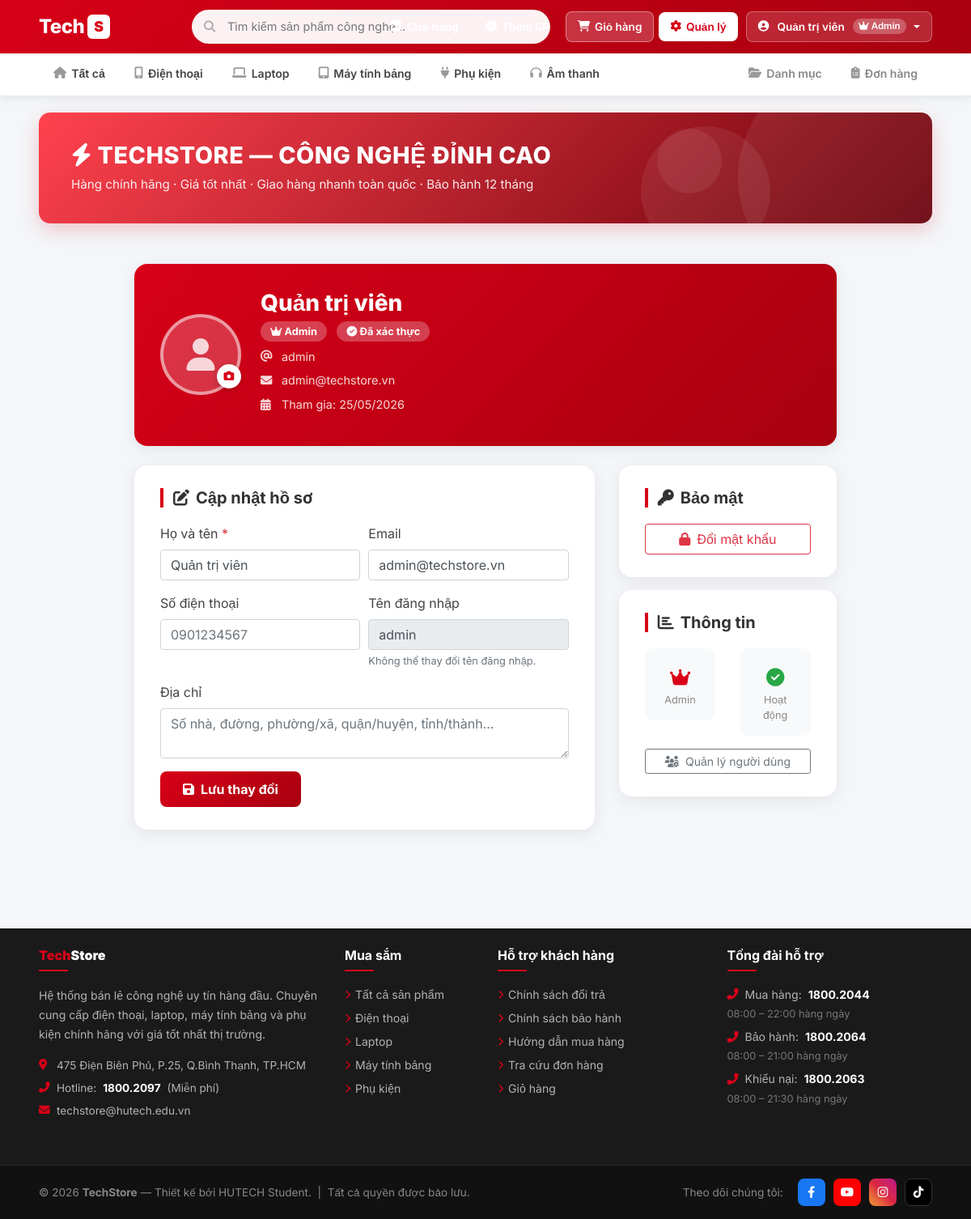
Screenshot of /account/profile (signed in) with the database file from the repository.
### tables this page shows
CREATE TABLE account (
    id               INT            AUTO_INCREMENT PRIMARY KEY,
    username         VARCHAR(100)   NOT NULL UNIQUE,
    fullname         VARCHAR(150)   NOT NULL,
    email            VARCHAR(150)   DEFAULT NULL UNIQUE,
    password         VARCHAR(255)   NOT NULL,
    role             ENUM('admin','user') NOT NULL DEFAULT 'user',
    avatar           VARCHAR(255)   DEFAULT NULL,
    phone            VARCHAR(20)    DEFAULT NULL,
    address          TEXT           DEFAULT NULL,
    is_active        TINYINT(1)     NOT NULL DEFAULT 1,
    is_verified      TINYINT(1)     NOT NULL DEFAULT 0,
    verify_token     VARCHAR(100)   DEFAULT NULL,
    remember_token   VARCHAR(100)   DEFAULT NULL,
    created_at       DATETIME       NOT NULL DEFAULT CURRENT_TIMESTAMP
);

### app/controllers/AccountController.php (called while the page is built, shortened)
<?php
require_once 'app/config/database.php';
require_once 'app/models/AccountModel.php';
class AccountController
{
    private $accountModel;
    public function __construct()
    {
        $this->db           = (new Database())->getConnection();
        $this->accountModel = new AccountModel($this->db);
    }
    public function profile()
    {
        $account = $this->accountModel->getAccountById($_SESSION['user_id']);
        include 'app/views/account/profile.php';
    }
}

### index.php (called while the page is built, shortened)
<?php
require_once 'app/models/AccountModel.php';
$url = $_GET['url'] ?? '';
$url = rtrim($url, '/');
$url = filter_var($url, FILTER_SANITIZE_URL);
$url = explode('/', $url);
$action         = isset($url[1]) && $url[1] != '' ? $url[1] : 'index';
$controller = new $controllerName();
call_user_func_array([$controller, $action], array_slice($url, 2));

### app/config/database.php (called while the page is built, shortened)
<?php
class Database
{
    private $host     = "localhost";
    private $db_name  = "webbanhang";
    private $username = "root";
    private $password = "";
    public function getConnection()
    {
        $this->conn = null;
        try {
            $this->conn = new PDO(
                "mysql:host=" . $this->host . ";dbname=" . $this->db_name . ";charset=utf8mb4",
                $this->username,
                $this->password
            );
            $this->conn->setAttribute(PDO::ATTR_ERRMODE, PDO::ERRMODE_EXCEPTION);
            $this->conn->setAttribute(PDO::ATTR_DEFAULT_FETCH_MODE, PDO::FETCH_OBJ);
            $this->conn->exec("SET NAMES utf8mb4");
        } catch (PDOException $exception) {
            die("Lỗi kết nối database: " . $exception->getMessage());
        }
        return $this->conn;
    }
}
?>

### app/models/AccountModel.php (called while the page is built, shortened)
<?php
class AccountModel
{
    private $conn;
    private $table = 'account';
    public function __construct($db)
    {
        $this->conn = $db;
    }
    public function getAccountById($id)
    {
        $sql  = "SELECT * FROM {$this->table} WHERE id = :id LIMIT 1";
        $stmt = $this->conn->prepare($sql);
        $stmt->bindParam(':id', $id, PDO::PARAM_INT);
        $stmt->execute();
        return $stmt->fetch(PDO::FETCH_OBJ);
    }
}

### app/views/account/profile.php (the view, shortened to what this page needs)
<?php include 'app/views/shares/header.php'; ?>
<div class="profile-wrapper">
    <div class="profile-card">
        <div class="profile-header">
            <div class="avatar-wrapper">
                <?php if (!empty($account->avatar)): ?>
                    <img src="/webbanhang/img.php?f=<?= urlencode($account->avatar) ?>"
                         alt="Avatar" class="avatar-img" id="avatarPreview">
                <?php else: ?>
                    <div class="avatar-placeholder" id="avatarPreview">
                        <i class="fas fa-user"></i>
                    </div>
                <?php endif; ?>
                <label class="avatar-upload-btn" for="avatarInput" title="Thay đổi ảnh đại diện">
                    <i class="fas fa-camera"></i>
                </label>
            </div>
            <div class="profile-info">
                <h3><?= htmlspecialchars($account->fullname) ?></h3>
                <div class="mb-2">
                    <span class="role-badge">
                        <?= $account->role === 'admin' ? '<i class="fas fa-crown"></i> Admin' : '<i class="fas fa-user"></i> User' ?>
                    </span>
                    <?php if ($account->is_verified): ?>
                        <span class="role-badge ml-2"><i class="fas fa-check-circle"></i> Đã xác thực</span>
                    <?php else: ?>
                        <span class="role-badge ml-2" style="background:rgba(255,193,7,0.3);">
                            <i class="fas fa-exclamation-circle"></i> Chưa xác thực
                        </span>
                    <?php endif; ?>
                </div>
                <div class="info-row"><i class="fas fa-at"></i> <?= htmlspecialchars($account->username) ?></div>
                <?php if (!empty($account->email)): ?>
                    <div class="info-row"><i class="fas fa-envelope"></i> <?= htmlspecialchars($account->email) ?></div>
                <?php endif; ?>
                <div class="info-row">
                    <i class="fas fa-calendar-alt"></i>
                    Tham gia: <?= date('d/m/Y', strtotime($account->created_at)) ?>
                </div>
            </div>
        </div>
    </div>
    <div class="row">
        <div class="col-md-8">
            <div class="profile-card">
                <div class="profile-body">
                    <h5 class="section-title"><i class="fas fa-edit mr-2"></i>Cập nhật hồ sơ</h5>
                    <form action="/webbanhang/account/updateProfile" method="post">
                        <div class="form-row">
                            <div class="form-group col-md-6">
                                <label class="font-weight-600">Họ và tên <span class="text-danger">*</span></label>
                                <input type="text" name="fullname" class="form-control"
                                       value="<?= htmlspecialchars($account->fullname) ?>" required>
                            </div>
                            <div class="form-group col-md-6">
                                <label class="font-weight-600">Email</label>
                                <input type="email" name="email" class="form-control"
                                       value="<?= htmlspecialchars($account->email ?? '') ?>">
                            </div>
                        </div>
                        <div class="form-row">
                            <div class="form-group col-md-6">
                                <label class="font-weight-600">Số điện thoại</label>
                                <input type="text" name="phone" class="form-control"
                                       value="<?= htmlspecialchars($account->phone ?? '') ?>"
                                       placeholder="0901234567">
                            </div>
                            <div class="form-group col-md-6">
                                <label class="font-weight-600">Tên đăng nhập</label>
                                <input type="text" class="form-control"
                                       value="<?= htmlspecialchars($account->username) ?>" disabled>
                                <small class="text-muted">Không thể thay đổi tên đăng nhập.</small>
                            </div>
                        </div>
                        <div class="form-group">
                            <label class="font-weight-600">Địa chỉ</label>
                            <textarea name="address" class="form-control" rows="2"
                                      placeholder="Số nhà, đường, phường/xã, quận/huyện, tỉnh/thành..."><?= htmlspecialchars($account->address ?? '') ?></textarea>
                        </div>
                        <button type="submit" class="btn btn-save">
                            <i class="fas fa-save mr-2"></i>Lưu thay đổi
                        </button>
                    </form>
                </div>
            </div>
        </div>
        <div class="col-md-4">
            <div class="profile-card mb-3">
                <div class="profile-body">
                    <h5 class="section-title"><i class="fas fa-key mr-2"></i>Bảo mật</h5>
                    <a href="/webbanhang/account/changePassword" class="btn btn-outline-danger btn-block">
                        <i class="fas fa-lock mr-2"></i>Đổi mật khẩu
                    </a>
                </div>
            </div>
            <div class="profile-card">
                <div class="profile-body">
                    <h5 class="section-title"><i class="fas fa-chart-bar mr-2"></i>Thông tin</h5>
                    <div class="row">
                        <div class="col-6 mb-3">
                            <div class="stat-box">
                                <div class="stat-num"><?= $account->role === 'admin' ? '<i class="fas fa-crown" style="font-size:1.4rem"></i>' : '<i class="fas fa-user" style="font-size:1.4rem"></i>' ?></div>
                                <div class="stat-label"><?= ucfirst($account->role) ?></div>
                            </div>
                        </div>
                        <div class="col-6 mb-3">
                            <div class="stat-box">
                                <div class="stat-num">
                                    <?php if ($account->is_active): ?>
                                        <i class="fas fa-check-circle text-success" style="font-size:1.4rem"></i>
                                    <?php else: ?>
                                        <i class="fas fa-ban text-danger" style="font-size:1.4rem"></i>
                                    <?php endif; ?>
                                </div>
                                <div class="stat-label"><?= $account->is_active ? 'Hoạt động' : 'Bị khóa' ?></div>
                            </div>
                        </div>
                    </div>
                    <?php if ($_SESSION['role'] === 'admin'): ?>
                        <a href="/webbanhang/account/manageUsers" class="btn btn-outline-secondary btn-block btn-sm">
                            <i class="fas fa-users-cog mr-2"></i>Quản lý người dùng
                        </a>
                    <?php endif; ?>
                </div>
            </div>
        </div>
    </div>
</div>
<?php include 'app/views/shares/footer.php'; ?>

### app/views/shares/header.php (style rules this page uses)
* { box-sizing: border-box; }
body { font-family: 'Inter', sans-serif; background-color: #f4f6f9; color: #444; margin: 0; }

### app/views/account/profile.php (style rules this page uses)
.profile-wrapper { max-width: 900px; margin: 0 auto; padding: 30px 16px; }
.profile-card { background: #fff; border-radius: 16px; box-shadow: 0 4px 20px rgba(0,0,0,0.08); overflow: hidden; margin-bottom: 24px; }
.profile-header { background: linear-gradient(135deg, #d70018, #a8000f); padding: 32px; color: #fff; display: flex; align-items: center; gap: 24px; }
.avatar-wrapper { position: relative; width: 100px; height: 100px; flex-shrink: 0; }
.avatar-placeholder { width: 100px; height: 100px; border-radius: 50%; background: rgba(255,255,255,0.2); display: flex; align-items: center; justify-content: center; font-size: 2.5rem; color: rgba(255,255,255,0.8); border: 4px solid rgba(255,255,255,0.5); }
.avatar-upload-btn { position: absolute; bottom: 0; right: 0; background: #fff; color: #d70018; border-radius: 50%; width: 30px; height: 30px; display: flex; align-items: center; justify-content: center; cursor: pointer; font-size: 0.8rem; box-shadow: 0 2px 6px rgba(0,0,0,0.2); transition: transform 0.2s; }
.profile-info h3 { font-weight: 800; margin-bottom: 4px; }
.profile-info .role-badge { display: inline-block; padding: 3px 12px; border-radius: 20px; font-size: 0.8rem; font-weight: 700; background: rgba(255,255,255,0.25); }
.profile-body { padding: 28px 32px; }
.section-title { font-weight: 700; color: #333; border-left: 4px solid #d70018; padding-left: 12px; margin-bottom: 20px; }
.btn-save { background: linear-gradient(135deg, #d70018, #a8000f); color: #fff; border: none; border-radius: 8px; padding: 10px 28px; font-weight: 700; transition: opacity 0.2s; }
.info-row { display: flex; gap: 8px; align-items: center; margin-bottom: 8px; color: rgba(255,255,255,0.85); font-size: 0.9rem; }
.info-row i { width: 18px; }
.stat-box { background: #f8f9fa; border-radius: 10px; padding: 16px; text-align: center; }
.stat-box .stat-num { font-size: 1.6rem; font-weight: 800; color: #d70018; }
.stat-box .stat-label { font-size: 0.8rem; color: #888; }

### rows the page displays
account: fullname "Quản trị viên", username "admin", email "admin@techstore.vn", created_at "25/05/2026", role "Admin"

### other values shown
$currentFullname "Quản trị viên"
